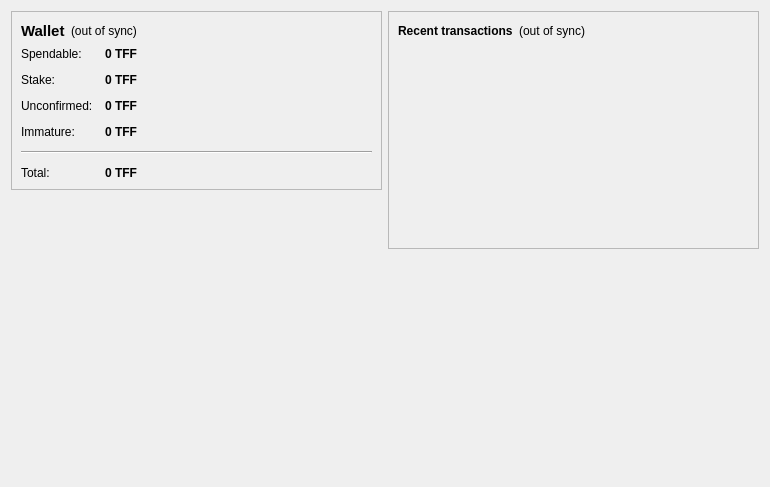
<?xml version="1.0" encoding="UTF-8"?>
<ui version="4.0">
 <class>OverviewPage</class>
 <widget class="QWidget" name="OverviewPage">
  <property name="geometry">
   <rect>
    <x>0</x>
    <y>0</y>
    <width>770</width>
    <height>487</height>
   </rect>
  </property>
  <property name="sizePolicy">
   <sizepolicy hsizetype="Fixed" vsizetype="Fixed">
    <horstretch>0</horstretch>
    <verstretch>0</verstretch>
   </sizepolicy>
  </property>
  <property name="minimumSize">
   <size>
    <width>770</width>
    <height>487</height>
   </size>
  </property>
  <property name="maximumSize">
   <size>
    <width>770</width>
    <height>487</height>
   </size>
  </property>
  <property name="windowTitle">
   <string>Form</string>
  </property>
  <layout class="QHBoxLayout" name="horizontalLayout" stretch="1,1">
   <item>
    <layout class="QVBoxLayout" name="verticalLayout_2">
     <item>
      <widget class="QFrame" name="frame">
       <property name="frameShape">
        <enum>QFrame::StyledPanel</enum>
       </property>
       <property name="frameShadow">
        <enum>QFrame::Raised</enum>
       </property>
       <layout class="QVBoxLayout" name="verticalLayout_4">
        <item>
         <layout class="QHBoxLayout" name="horizontalLayout_4">
          <item>
           <widget class="QLabel" name="label_5">
            <property name="font">
             <font>
              <pointsize>11</pointsize>
              <weight>75</weight>
              <bold>true</bold>
             </font>
            </property>
            <property name="text">
             <string>Wallet</string>
            </property>
           </widget>
          </item>
          <item>
           <widget class="QLabel" name="labelWalletStatus">
            <property name="toolTip">
             <string>The displayed information may be out of date. Your wallet automatically synchronizes with the FinalFrontier network after a connection is established, but this process has not completed yet.</string>
            </property>
            <property name="styleSheet">
             <string notr="true"/>
            </property>
            <property name="text">
             <string notr="true">(out of sync)</string>
            </property>
            <property name="alignment">
             <set>Qt::AlignLeading|Qt::AlignLeft|Qt::AlignVCenter</set>
            </property>
           </widget>
          </item>
          <item>
           <spacer name="horizontalSpacer_2">
            <property name="orientation">
             <enum>Qt::Horizontal</enum>
            </property>
            <property name="sizeHint" stdset="0">
             <size>
              <width>40</width>
              <height>20</height>
             </size>
            </property>
           </spacer>
          </item>
         </layout>
        </item>
        <item>
         <layout class="QFormLayout" name="formLayout_2">
          <property name="fieldGrowthPolicy">
           <enum>QFormLayout::AllNonFixedFieldsGrow</enum>
          </property>
          <property name="horizontalSpacing">
           <number>12</number>
          </property>
          <property name="verticalSpacing">
           <number>12</number>
          </property>
          <item row="0" column="0">
           <widget class="QLabel" name="label">
            <property name="text">
             <string>Spendable:</string>
            </property>
           </widget>
          </item>
          <item row="0" column="1">
           <widget class="QLabel" name="labelBalance">
            <property name="font">
             <font>
              <weight>75</weight>
              <bold>true</bold>
             </font>
            </property>
            <property name="cursor">
             <cursorShape>IBeamCursor</cursorShape>
            </property>
            <property name="toolTip">
             <string>Your current spendable balance</string>
            </property>
            <property name="text">
             <string notr="true">0 TFF</string>
            </property>
            <property name="textInteractionFlags">
             <set>Qt::LinksAccessibleByMouse|Qt::TextSelectableByKeyboard|Qt::TextSelectableByMouse</set>
            </property>
           </widget>
          </item>
          <item row="1" column="0">
           <widget class="QLabel" name="label_6">
            <property name="text">
             <string>Stake:</string>
            </property>
           </widget>
          </item>
          <item row="1" column="1">
           <widget class="QLabel" name="labelStake">
            <property name="font">
             <font>
              <weight>75</weight>
              <bold>true</bold>
             </font>
            </property>
            <property name="cursor">
             <cursorShape>IBeamCursor</cursorShape>
            </property>
            <property name="toolTip">
             <string>Total of coins that was staked, and do not yet count toward the current balance</string>
            </property>
            <property name="text">
             <string notr="true">0 TFF</string>
            </property>
            <property name="textInteractionFlags">
             <set>Qt::LinksAccessibleByMouse|Qt::TextSelectableByKeyboard|Qt::TextSelectableByMouse</set>
            </property>
           </widget>
          </item>
          <item row="2" column="0">
           <widget class="QLabel" name="label_3">
            <property name="text">
             <string>Unconfirmed:</string>
            </property>
           </widget>
          </item>
          <item row="2" column="1">
           <widget class="QLabel" name="labelUnconfirmed">
            <property name="font">
             <font>
              <weight>75</weight>
              <bold>true</bold>
             </font>
            </property>
            <property name="cursor">
             <cursorShape>IBeamCursor</cursorShape>
            </property>
            <property name="toolTip">
             <string>Total of transactions that have yet to be confirmed, and do not yet count toward the current balance</string>
            </property>
            <property name="text">
             <string notr="true">0 TFF</string>
            </property>
            <property name="textInteractionFlags">
             <set>Qt::LinksAccessibleByMouse|Qt::TextSelectableByKeyboard|Qt::TextSelectableByMouse</set>
            </property>
           </widget>
          </item>
          <item row="3" column="0">
           <widget class="QLabel" name="labelImmatureText">
            <property name="text">
             <string>Immature:</string>
            </property>
           </widget>
          </item>
          <item row="3" column="1">
           <widget class="QLabel" name="labelImmature">
            <property name="font">
             <font>
              <weight>75</weight>
              <bold>true</bold>
             </font>
            </property>
            <property name="toolTip">
             <string>Mined balance that has not yet matured</string>
            </property>
            <property name="text">
             <string notr="true">0 TFF</string>
            </property>
            <property name="textInteractionFlags">
             <set>Qt::LinksAccessibleByMouse|Qt::TextSelectableByKeyboard|Qt::TextSelectableByMouse</set>
            </property>
           </widget>
          </item>
          <item row="4" column="0" colspan="2">
           <widget class="Line" name="line">
            <property name="orientation">
             <enum>Qt::Horizontal</enum>
            </property>
           </widget>
          </item>
          <item row="5" column="0">
           <widget class="QLabel" name="labelTotalText">
            <property name="text">
             <string>Total:</string>
            </property>
           </widget>
          </item>
          <item row="5" column="1">
           <widget class="QLabel" name="labelTotal">
            <property name="font">
             <font>
              <weight>75</weight>
              <bold>true</bold>
             </font>
            </property>
            <property name="cursor">
             <cursorShape>IBeamCursor</cursorShape>
            </property>
            <property name="toolTip">
             <string>Your current total balance</string>
            </property>
            <property name="text">
             <string notr="true">0 TFF</string>
            </property>
            <property name="textInteractionFlags">
             <set>Qt::LinksAccessibleByMouse|Qt::TextSelectableByKeyboard|Qt::TextSelectableByMouse</set>
            </property>
           </widget>
          </item>
         </layout>
        </item>
       </layout>
      </widget>
     </item>
     <item>
      <spacer name="verticalSpacer">
       <property name="orientation">
        <enum>Qt::Vertical</enum>
       </property>
       <property name="sizeHint" stdset="0">
        <size>
         <width>20</width>
         <height>40</height>
        </size>
       </property>
      </spacer>
     </item>
     <item>
      <widget class="QLabel" name="label_2">
       <property name="autoFillBackground">
        <bool>false</bool>
       </property>
       <property name="text">
        <string/>
       </property>
       <property name="pixmap">
        <pixmap resource="../bitcoin.qrc">:/icons/mastbg</pixmap>
       </property>
       <property name="scaledContents">
        <bool>false</bool>
       </property>
       <property name="alignment">
        <set>Qt::AlignCenter</set>
       </property>
       <property name="wordWrap">
        <bool>false</bool>
       </property>
       <property name="margin">
        <number>0</number>
       </property>
      </widget>
     </item>
    </layout>
   </item>
   <item>
    <layout class="QVBoxLayout" name="verticalLayout_3">
     <item>
      <widget class="QFrame" name="frame_2">
       <property name="frameShape">
        <enum>QFrame::StyledPanel</enum>
       </property>
       <property name="frameShadow">
        <enum>QFrame::Raised</enum>
       </property>
       <layout class="QVBoxLayout" name="verticalLayout">
        <item>
         <layout class="QHBoxLayout" name="horizontalLayout_2">
          <item>
           <widget class="QLabel" name="label_4">
            <property name="text">
             <string>&lt;b&gt;Recent transactions&lt;/b&gt;</string>
            </property>
           </widget>
          </item>
          <item>
           <widget class="QLabel" name="labelTransactionsStatus">
            <property name="toolTip">
             <string>The displayed information may be out of date. Your wallet automatically synchronizes with the FinalFrontier network after a connection is established, but this process has not completed yet.</string>
            </property>
            <property name="styleSheet">
             <string notr="true"/>
            </property>
            <property name="text">
             <string notr="true">(out of sync)</string>
            </property>
            <property name="alignment">
             <set>Qt::AlignRight|Qt::AlignTrailing|Qt::AlignVCenter</set>
            </property>
           </widget>
          </item>
          <item>
           <spacer name="horizontalSpacer">
            <property name="orientation">
             <enum>Qt::Horizontal</enum>
            </property>
            <property name="sizeHint" stdset="0">
             <size>
              <width>40</width>
              <height>20</height>
             </size>
            </property>
           </spacer>
          </item>
         </layout>
        </item>
        <item>
         <widget class="QListView" name="listTransactions">
          <property name="styleSheet">
           <string notr="true">QListView { background: transparent; }</string>
          </property>
          <property name="frameShape">
           <enum>QFrame::NoFrame</enum>
          </property>
          <property name="verticalScrollBarPolicy">
           <enum>Qt::ScrollBarAlwaysOff</enum>
          </property>
          <property name="horizontalScrollBarPolicy">
           <enum>Qt::ScrollBarAlwaysOff</enum>
          </property>
          <property name="selectionMode">
           <enum>QAbstractItemView::NoSelection</enum>
          </property>
         </widget>
        </item>
       </layout>
      </widget>
     </item>
     <item>
      <spacer name="verticalSpacer_2">
       <property name="orientation">
        <enum>Qt::Vertical</enum>
       </property>
       <property name="sizeHint" stdset="0">
        <size>
         <width>20</width>
         <height>40</height>
        </size>
       </property>
      </spacer>
     </item>
    </layout>
   </item>
  </layout>
 </widget>
 <resources>
  <include location="../bitcoin.qrc"/>
 </resources>
 <connections/>
</ui>
